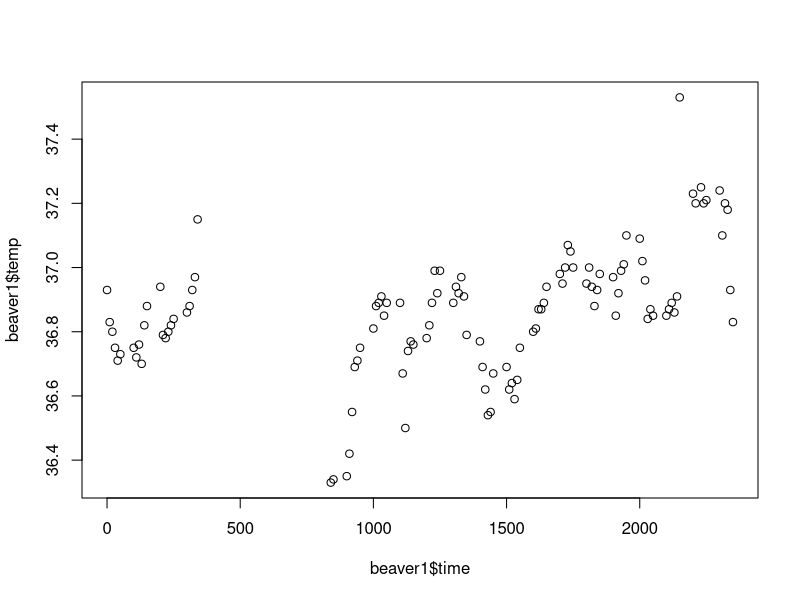
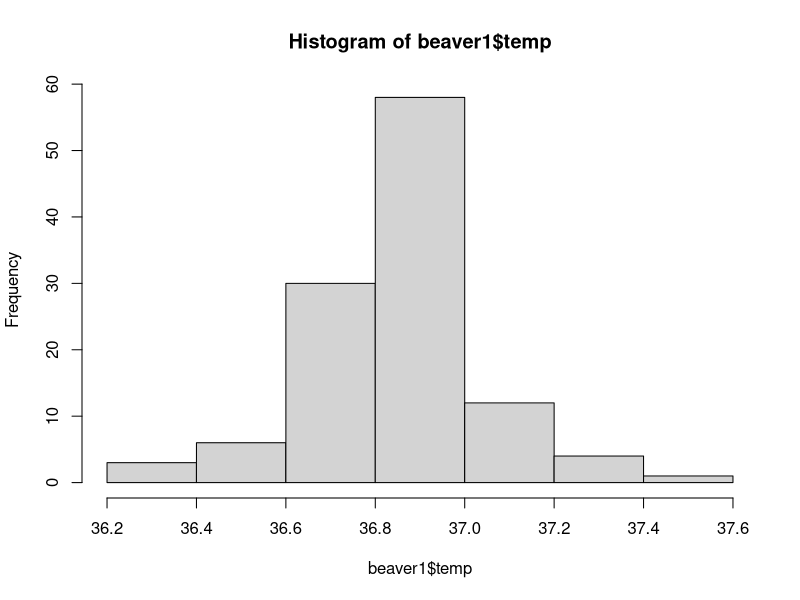
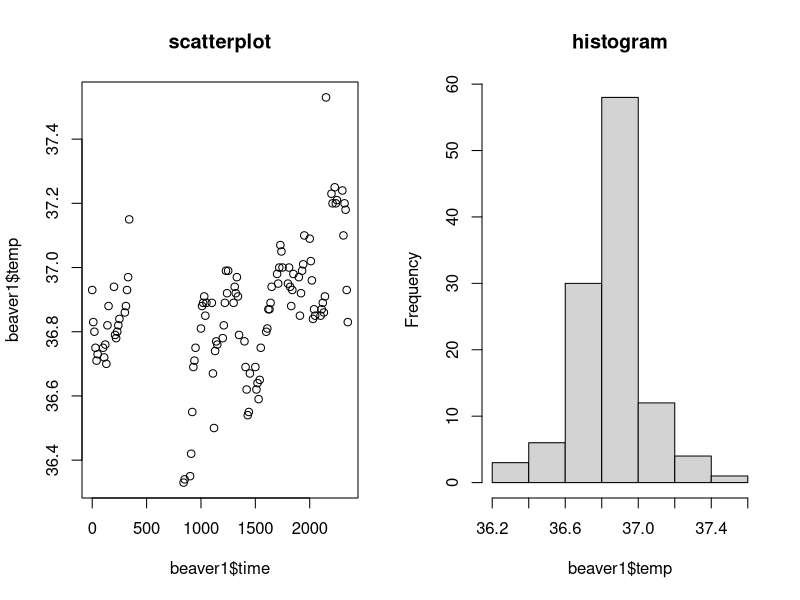
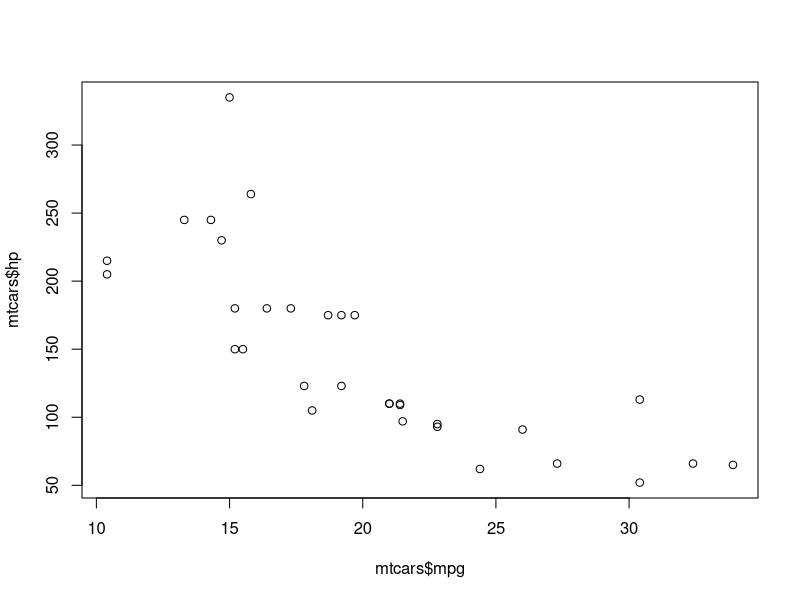
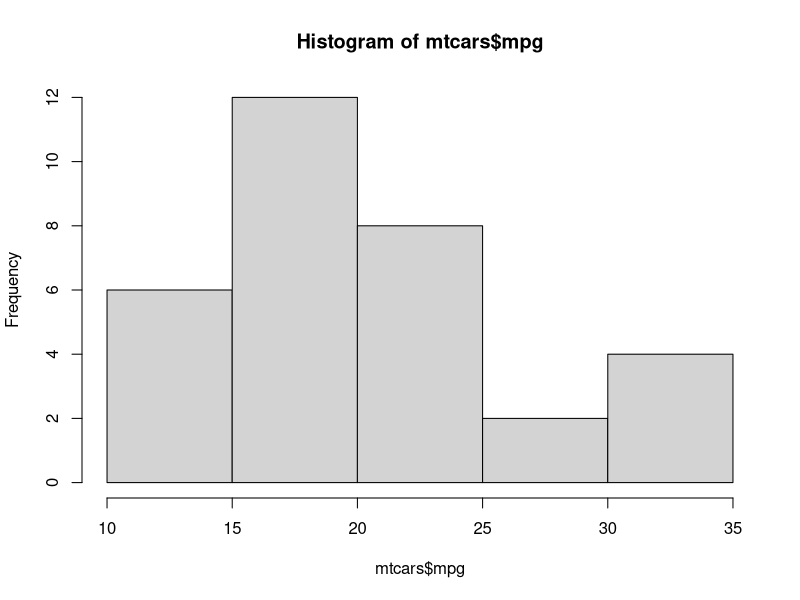
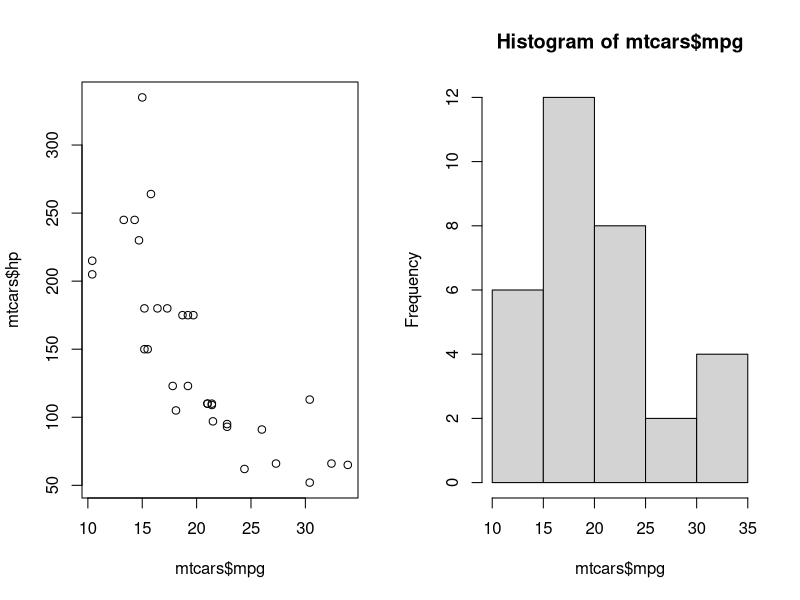
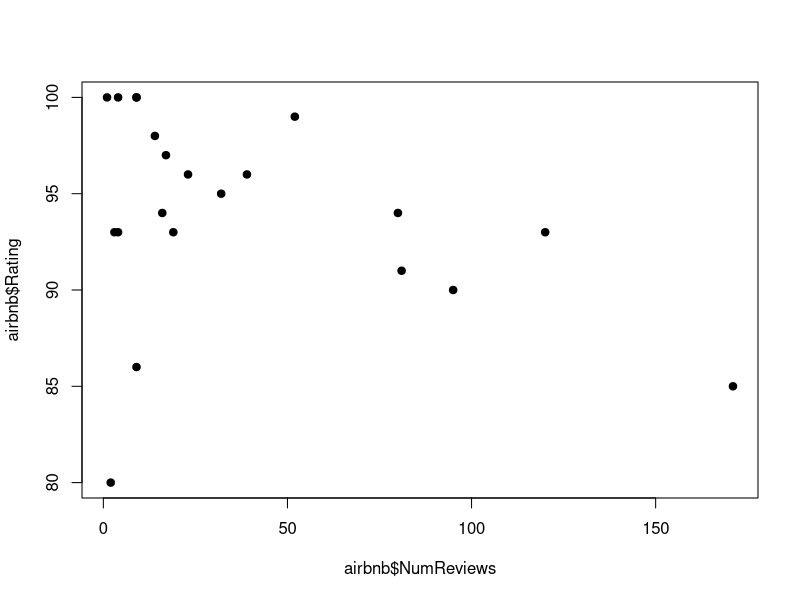
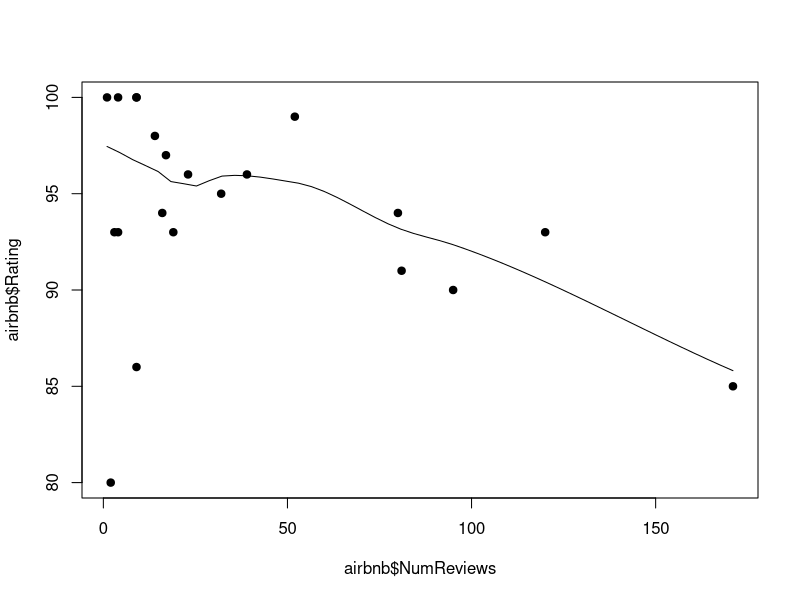

Reproduce these figures in R, in order.
# Beginning R
# 9/21/18
# NCSU Libraries 
# Purpose: Solutions to the exercise file for the Beginning R workshop

# Section 1: Beginning Data Exploration Tasks

# 1. There are some data sets already loaded in R. Let's look at mtcars.
mtcars

# 2. See the first six rows of the data with head().
head(mtcars) # note: tail(mtcars) will give you the last six rows.

# 3. To see more datasets built into R, run data():
data()

## Let's do some data exploration tasks using the dataset mtcars. 
# 4. Get the dimensions of a dataset using dim().
dim(mtcars)

# 5. Get a quick statistical summary of a dataset using summary().
summary(mtcars)

# 6. Figure out what the variables are in a dataset using names()
names(mtcars)

# 7. Access one variable from a dataset using the $ to separate 
# the dataset name and the variable.
mtcars$mpg

# 8. Take the mean of one variable from a dataset using mean()
mean(mtcars$mpg)

# 9. Display the structure of mtcars using str()
# This is useful for seeing the data types of each variable.
str(mtcars)

# 10. See what type of R object mtcars is using class().
class(mtcars)

# 11. See what type of R object a variable is. 
class(mtcars$mpg)

# Note that mtcars is a data.frame object in R. Data frames are lists 
# of vectors of equal length. You can think of this as a spreadsheet-like
# tabular data structure. Many of the datasets that are built into R 
# are data frames. 

# 12. Practice. Find the dimensions of the dataset trees using dim().

dim(trees)

# 13. Practice. Get a quick statistical summary of the dataset trees using summary(). 

summary(trees)

# 14. Practice. Print the values of the Height variable in the dataset trees using $. 

trees$Height

# 15. Practice. Use str() to find out the structure of trees.

str(trees)

# 16. Practice. Find the mean of the variable Girth in the trees dataset. 
# Use #7 as an example.

mean(trees$Girth)


# Section 2. Dataset modification: Adding/removing variables, subsetting, ordering

# 17. Let's create a new variable to add to the trees dataset: ghRatio
# This variable will be the ratio of Girth to Height.

trees["ghRatio"] = trees$Girth/trees$Height

trees  # run this to check that the new variable was added

# 18. Let's remove the variable Volume.

trees$Volume = NULL

trees 

# 19. Let's create a data subset called 'bigTrees' of trees with Girth > 15.0

bigTrees <- subset(trees, Girth > 15.0)

bigTrees

# 20. Let's sort the bigTrees dataset by Girth in ascending order (smallest to largest).

bigTrees <- bigTrees[order(bigTrees$Girth),] 

# 21. Now sort by Girth in descending order (largest to smallest).
# Use the - sign to make it descending order.

bigTrees <- bigTrees[order(-bigTrees$Girth),] 


# 22. Practice. Let's look at the dataset beaver1. This dataset measures a beaver's
# body temperature data. For more info: https://stat.ethz.ch/R-manual/R-devel/library/datasets/html/beavers.html

beaver1
dim(beaver1)
str(beaver1)

# 23. Practice. Create a data subset called activeBeaver, where activ == 1. 
# Note: == is an R logical operator. For more info, see: https://www.statmethods.net/management/operators.html

activeBeaver <- subset(beaver1, beaver1$activ == 1)

# 24. Practice. Find the mean of the temp variable in activeBeaver. Store the value in a variable meanTemp.

meanTemp <- mean(activeBeaver$temp)


# 25. Practice. Create a new variable in activeBeaver, diffMean, that calculates how far 
# the temp variable is from the mean. Use this formula: activeBeaver$temp - meanTemp

activeBeaver["diffMean"] = activeBeaver$temp - meanTemp

# 26. Practice. Remove the variable day from the activeBeaver dataset. 

activeBeaver$day = NULL


# Section 3. Quick graphing using plot() functions 

# 27. Let's use the beaver1 dataset. 
# Make a scatter plot using plot() with x=time and y=temp
plot(beaver1$time,beaver1$temp)

# 28. Make a histogram of the temp variable.
hist(beaver1$temp)

# 29. Put the two plots side by side.
par(mfrow=c(1,2)) #this creates one plot with 2 panels
plot(beaver1$time, beaver1$temp, main="scatterplot")
hist(beaver1$temp, main="histogram")

par(mfrow=c(1,1)) # reset back to single plot layout

# 30. Practice. Using the mtcars dataset, make a scatterplot
# of the variables mpg and hp. 
plot(mtcars$mpg, mtcars$hp)

# 31. Practice. Using the mtcars dataset, make a histogram of mpg.
hist(mtcars$mpg)


# 32. Practice. Place the scatterplot and histogram side by side.
# Then reset par(mfrow) back to single plot layout.

par(mfrow=c(1,2))
plot(mtcars$mpg, mtcars$hp)
hist(mtcars$mpg)

par(mfrow=c(1,1))

# Section 4. Loading in an external R package and Excel file. 

# 33. We have been using built-in functions in R. What other built-in functions are there?
builtins()

# 34. look up the documentation for a function using ?
?attributes

# 35. Let's install an R package which has more functions we can use. 
# R packages are external libraries of functions that extend the capability of R. 

install.packages("readxl")

# 36. Load the package readxl into the current R session. 
library(readxl)

# Now we're going to read in the excel file.
# 37. First, find out what R thinks your working directory is.
getwd()

# 38. Next, set your working directory to the folder where your dataset is.
# In the Files tab, make sure you are in the folder where your dataset is. If you aren't,
# navigate to that folder by clicking the ... button.
# Once in the folder, click More > Set as Working Directory.

# 39. Check your wd again. You should now be in the correct folder.
getwd()

# 40. Read in the file.
airbnb <- read_excel("airbnb.xlsx")

airbnb

# Section 5. Data Exporting

# 41. Create a subset of airbnb where Room Type equals Entire home/apt. 

airbnb_entire <- subset(airbnb, `Room Type` == "Entire home/apt") 

airbnb_entire

# 42. Export this data subset to a CSV file. Make sure your working directory is set to the folder
# where you want the data to be saved OR you have put in the full file path.

write.csv(airbnb_entire, file="airbnb_entire_homes.csv")

# 43. Practice. Create a subset of airbnb where Rating > 95. Then export the file as 
# "airbnb_highest_ratings.csv". 

airbnb_highest <- subset(airbnb, Rating > 95)

write.csv(airbnb_highest, file="airbnb_highest_ratings.csv")

# Section 6. Correlation and Building a Linear Model 

# 44. Is there a relationship between number of reviews and the rating?
# Create a scatter plot with filled dots.
plot(airbnb$NumReviews, airbnb$Rating, pch=19)

# 45. Fit the scatter plot with a LOESS curve.
scatter.smooth(airbnb$NumReviews, airbnb$Rating, pch=19)  # scatterplot

# 46. Calculate the correlation between NumReviews (x) and Rating (y)
cor(airbnb$NumReviews, airbnb$Rating)

# 47. Build a linear model. Build a linear model. lm(Response ~ Terms, dataset)
linearMod <- lm(Rating ~ NumReviews, data=airbnb)

# 48. See the model summary. Evaluate p-value for significance.
summary(linearMod)

# 49. Practice. Calculate the correlation between Beds and Price.
cor(airbnb$Beds, airbnb$Price)

# 50. Practice. Build a linear model using the Price (response) and Beds (term) variables. Name it linearBP.
linearBP <- lm(Price ~ Beds, data=airbnb)

# 51. Practice. See the model summary. Is there a significant relationship between these variables?
summary(linearBP)



# Workshop Evaluation
# Please visit https://go.ncsu.edu/libeval to evaluate this workshop before you leave! THANK YOU!

# Resources
# For more help with base R, please see the Base R Cheat Sheet: https://www.rstudio.com/wp-content/uploads/2016/05/base-r.pdf
# For cheatsheats on other popular R packages, visit https://www.rstudio.com/resources/cheatsheets/
# For a free intro to R online course, visit https://www.datacamp.com

# Future workshops
# Please see https://go.ncsu.edu/workshops to see upcoming workshops at NCSU Libraries